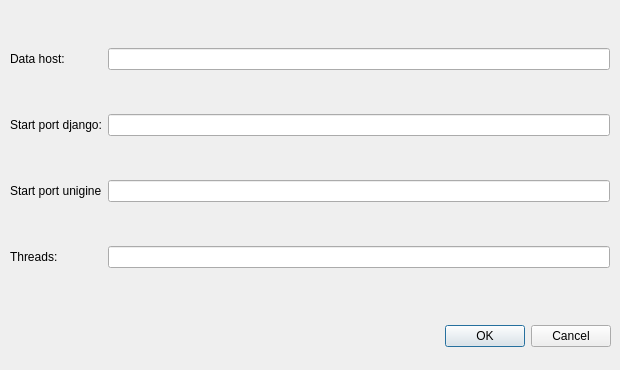
<?xml version="1.0" encoding="UTF-8"?>
<ui version="4.0">
 <class>InterfaceSettings</class>
 <widget class="QDialog" name="InterfaceSettings">
  <property name="geometry">
   <rect>
    <x>0</x>
    <y>0</y>
    <width>620</width>
    <height>370</height>
   </rect>
  </property>
  <property name="windowTitle">
   <string>Dialog</string>
  </property>
  <widget class="QDialogButtonBox" name="buttonBox">
   <property name="geometry">
    <rect>
     <x>270</x>
     <y>320</y>
     <width>341</width>
     <height>32</height>
    </rect>
   </property>
   <property name="orientation">
    <enum>Qt::Horizontal</enum>
   </property>
   <property name="standardButtons">
    <set>QDialogButtonBox::Cancel|QDialogButtonBox::Ok</set>
   </property>
  </widget>
  <widget class="QWidget" name="gridLayoutWidget">
   <property name="geometry">
    <rect>
     <x>10</x>
     <y>10</y>
     <width>600</width>
     <height>298</height>
    </rect>
   </property>
   <layout class="QGridLayout" name="gridLayout">
    <item row="1" column="2">
     <widget class="QLineEdit" name="le_startPortDjango"/>
    </item>
    <item row="0" column="0">
     <widget class="QLabel" name="label">
      <property name="text">
       <string>Data host:</string>
      </property>
     </widget>
    </item>
    <item row="3" column="2">
     <widget class="QLineEdit" name="le_threads"/>
    </item>
    <item row="1" column="0">
     <widget class="QLabel" name="label_2">
      <property name="text">
       <string>Start port django:</string>
      </property>
     </widget>
    </item>
    <item row="0" column="2">
     <widget class="QLineEdit" name="le_dataHost"/>
    </item>
    <item row="3" column="0">
     <widget class="QLabel" name="label_3">
      <property name="text">
       <string>Threads:</string>
      </property>
     </widget>
    </item>
    <item row="2" column="0">
     <widget class="QLabel" name="label_4">
      <property name="text">
       <string>Start port unigine</string>
      </property>
     </widget>
    </item>
    <item row="2" column="2">
     <widget class="QLineEdit" name="le_startPortUnigine"/>
    </item>
   </layout>
  </widget>
  <zorder>buttonBox</zorder>
  <zorder>gridLayoutWidget</zorder>
  <zorder>le_dataHost</zorder>
 </widget>
 <resources/>
 <connections>
  <connection>
   <sender>buttonBox</sender>
   <signal>accepted()</signal>
   <receiver>InterfaceSettings</receiver>
   <slot>accept()</slot>
   <hints>
    <hint type="sourcelabel">
     <x>248</x>
     <y>254</y>
    </hint>
    <hint type="destinationlabel">
     <x>157</x>
     <y>274</y>
    </hint>
   </hints>
  </connection>
  <connection>
   <sender>buttonBox</sender>
   <signal>rejected()</signal>
   <receiver>InterfaceSettings</receiver>
   <slot>reject()</slot>
   <hints>
    <hint type="sourcelabel">
     <x>316</x>
     <y>260</y>
    </hint>
    <hint type="destinationlabel">
     <x>286</x>
     <y>274</y>
    </hint>
   </hints>
  </connection>
 </connections>
</ui>
